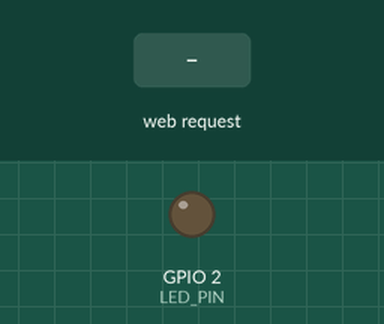
The sketch below on a simulated ESP32. Shown: output pins drawn as LEDs (lit = HIGH). The test bench sets the inputs (shaded band). WiFi joins after 1.5 s; servers stay silent unless stated; what the sketch prints to the serial monitor is not drawn.

Above: at 2.7 s.
2.8 s: HTTP request GET /set?bri=1 received
At 3.5 s:
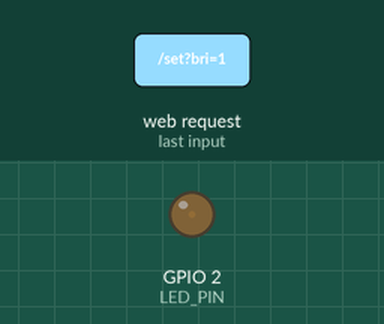
4.3 s: HTTP request GET /set?bri=120 received
At 4.7 s:
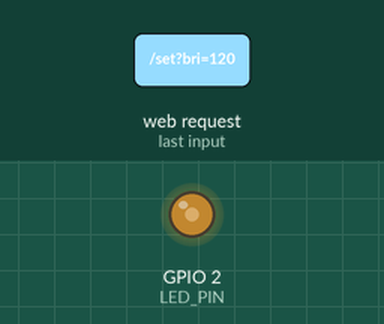
Timing chart, 0 to 7.3 s (numbered marks = the images above; inputs shaded):
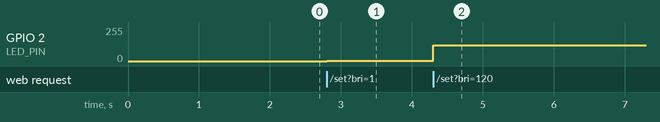

The sketch:

sketch_jun29d.ino
```cpp
#include <WiFi.h>
#include <WebServer.h>

// ========== 配置区 ==========
const char* ssid     = "ddd";
const char* password = "Duan123456";
#define LED_PIN 2    // PWM控制LED引脚
WebServer server(80);
int ledBright = 0;   // 存储0~255亮度值

// HTML网页页面，内置滑动条+JS交互
String htmlPage = R"HTML(
<!DOCTYPE html>
<html lang="zh-CN">
<head>
    <meta charset="UTF-8">
    <title>Web无极调光器</title>
    <style>
        body {text-align:center;margin-top:80px;font-size:22px;}
        .slider{width:80%;height:30px;margin:40px 0;}
        #val{font-size:30px;color:#0066cc;font-weight:bold;}
    </style>
</head>
<body>
    <h2>ESP32 网页无极调光</h2>
    <p>当前亮度：<span id="val">0</span></p>
    <!-- 滑动条 0~255 -->
    <input class="slider" type="range" min="0" max="255" id="brightSlider">

    <script>
        let slider = document.getElementById("brightSlider");
        let showVal = document.getElementById("val");

        // 监听滑块拖动事件
        slider.addEventListener("input", function(){
            let value = this.value;
            showVal.innerText = value;
            // fetch异步发送GET请求到ESP32
            fetch("/set?bri="+value);
        });
    </script>
</body>
</html>
)HTML";

// 首页路由：返回调光网页
void handleRoot() {
  server.send(200, "text/html", htmlPage);
}

// 亮度设置路由：解析滑块传过来的亮度参数
void handleSetBright() {
  if(server.hasArg("bri")){
    ledBright = server.arg("bri").toInt();
    // 限制0~255区间防止越界
    ledBright = constrain(ledBright,0,255);
    analogWrite(LED_PIN, ledBright);
  }
  server.send(200, "text/plain", "OK");
}

void setup() {
  Serial.begin(115200);
  pinMode(LED_PIN, OUTPUT);
  analogWrite(LED_PIN, 0);

  // 连接WiFi
  Serial.print("连接WiFi: ");
  Serial.println(ssid);
  WiFi.begin(ssid, password);
  while(WiFi.status() != WL_CONNECTED){
    delay(500);
    Serial.print(".");
  }
  Serial.println("\nWiFi连接成功！");
  Serial.print("网页地址：http://");
  Serial.println(WiFi.localIP());

  // 绑定网页路由
  server.on("/", handleRoot);
  server.on("/set", handleSetBright);
  server.begin();
  Serial.println("Web服务器已启动");
}

void loop() {
  server.handleClient();
}
```

Measured:
- after the input at 2.8 s, GPIO 2 (LED_PIN): 0/255 → 1/255 at once
- after the input at 4.3 s, GPIO 2 (LED_PIN): 1/255 → 120/255 at once
